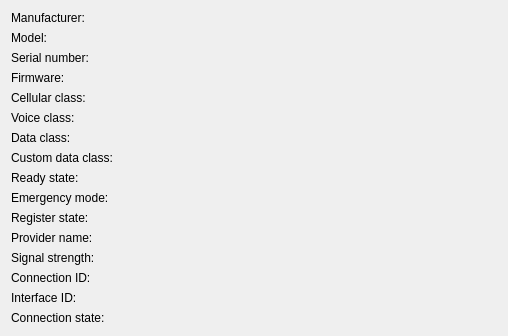
<?xml version="1.0" encoding="UTF-8"?>
<ui version="4.0">
 <class>ModemStatusView</class>
 <widget class="QWidget" name="ModemStatusView">
  <property name="geometry">
   <rect>
    <x>0</x>
    <y>0</y>
    <width>508</width>
    <height>316</height>
   </rect>
  </property>
  <property name="windowTitle">
   <string>Modem Status</string>
  </property>
  <layout class="QFormLayout" name="formLayout">
   <item row="0" column="0">
    <widget class="QLabel" name="labelManufacturerCaption">
     <property name="text">
      <string>Manufacturer:</string>
     </property>
    </widget>
   </item>
   <item row="0" column="1">
    <widget class="QLabel" name="labelManufacturer"/>
   </item>
   <item row="1" column="0">
    <widget class="QLabel" name="labelModelCaption">
     <property name="text">
      <string>Model:</string>
     </property>
    </widget>
   </item>
   <item row="1" column="1">
    <widget class="QLabel" name="labelModel"/>
   </item>
   <item row="2" column="0">
    <widget class="QLabel" name="labelSerialNumberCaption">
     <property name="text">
      <string>Serial number:</string>
     </property>
    </widget>
   </item>
   <item row="2" column="1">
    <widget class="QLabel" name="labelSerialNumber"/>
   </item>
   <item row="3" column="0">
    <widget class="QLabel" name="labelFirmwareCaption">
     <property name="text">
      <string>Firmware:</string>
     </property>
    </widget>
   </item>
   <item row="3" column="1">
    <widget class="QLabel" name="labelFirmware"/>
   </item>
   <item row="4" column="0">
    <widget class="QLabel" name="labelCellularClassCaption">
     <property name="text">
      <string>Cellular class:</string>
     </property>
    </widget>
   </item>
   <item row="4" column="1">
    <widget class="QLabel" name="labelCellularClass"/>
   </item>
   <item row="5" column="0">
    <widget class="QLabel" name="labelVoiceClassCaption">
     <property name="text">
      <string>Voice class:</string>
     </property>
    </widget>
   </item>
   <item row="5" column="1">
    <widget class="QLabel" name="labelVoiceClass"/>
   </item>
   <item row="6" column="0">
    <widget class="QLabel" name="labelDataClassCaption">
     <property name="text">
      <string>Data class:</string>
     </property>
    </widget>
   </item>
   <item row="6" column="1">
    <widget class="QLabel" name="labelDataClass"/>
   </item>
   <item row="7" column="0">
    <widget class="QLabel" name="labelCustomDataClassCaption">
     <property name="text">
      <string>Custom data class:</string>
     </property>
    </widget>
   </item>
   <item row="7" column="1">
    <widget class="QLabel" name="labelCustomDataClass"/>
   </item>
   <item row="8" column="0">
    <widget class="QLabel" name="labelReadyStateCaption">
     <property name="text">
      <string>Ready state:</string>
     </property>
    </widget>
   </item>
   <item row="8" column="1">
    <widget class="QLabel" name="labelReadyState"/>
   </item>
   <item row="9" column="0">
    <widget class="QLabel" name="labelEmergencyModeCaption">
     <property name="text">
      <string>Emergency mode:</string>
     </property>
    </widget>
   </item>
   <item row="9" column="1">
    <widget class="QLabel" name="labelEmergencyMode"/>
   </item>
   <item row="10" column="0">
    <widget class="QLabel" name="labelRegisterStateCaption">
     <property name="text">
      <string>Register state:</string>
     </property>
    </widget>
   </item>
   <item row="10" column="1">
    <widget class="QLabel" name="labelRegisterState"/>
   </item>
   <item row="11" column="0">
    <widget class="QLabel" name="labelProviderNameCaption">
     <property name="text">
      <string>Provider name:</string>
     </property>
    </widget>
   </item>
   <item row="11" column="1">
    <widget class="QLabel" name="labelProviderName"/>
   </item>
   <item row="12" column="0">
    <widget class="QLabel" name="labelSignalStrengthCaption">
     <property name="text">
      <string>Signal strength:</string>
     </property>
    </widget>
   </item>
   <item row="12" column="1">
    <widget class="QLabel" name="labelSignalStrength"/>
   </item>
   <item row="13" column="0">
    <widget class="QLabel" name="labelConnectionIdCaption">
     <property name="text">
      <string>Connection ID:</string>
     </property>
    </widget>
   </item>
   <item row="13" column="1">
    <widget class="QLabel" name="labelConnectionId"/>
   </item>
   <item row="14" column="0">
    <widget class="QLabel" name="labelInterfaceIdCaption">
     <property name="text">
      <string>Interface ID:</string>
     </property>
    </widget>
   </item>
   <item row="14" column="1">
    <widget class="QLabel" name="labelInterfaceId"/>
   </item>
   <item row="15" column="0">
    <widget class="QLabel" name="labelConnectionStateCaption">
     <property name="text">
      <string>Connection state:</string>
     </property>
    </widget>
   </item>
   <item row="15" column="1">
    <widget class="QLabel" name="labelConnectionState"/>
   </item>
  </layout>
 </widget>
 <resources/>
 <connections/>
</ui>
